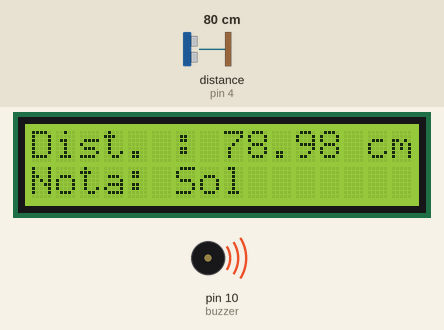
Recording of a sketch running on a simulated Arduino Uno, built with avr-gcc and run on an emulated ATmega328P. Parts: 16×2 character LCD, buzzer (waves = sounding). Wiring (inferred from the names in the program): ultrasonic range finder: trigger pin 5; echo pin 4. Inputs (shaded band) come from the test bench; at power-on: distance to the obstacle (sensor on pin 4) 80 cm. The echo pulse lasts 58.3 µs per cm.

Above: at 6.4 s.
6.5 s: distance to the obstacle (sensor on pin 4) set to 2 cm
At 7.3 s:
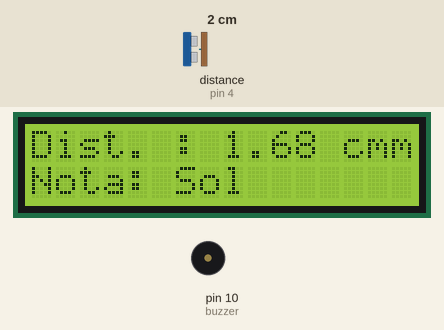
9.7 s: distance to the obstacle (sensor on pin 4) set to 18 cm
At 10.4 s:
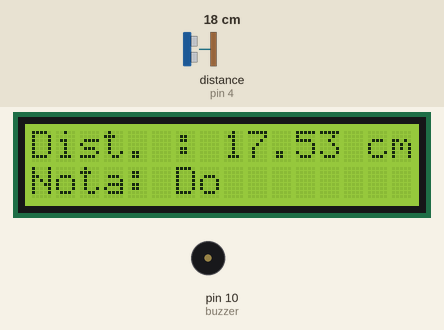
12.8 s: distance to the obstacle (sensor on pin 4) set to 4 cm
At 13.5 s:
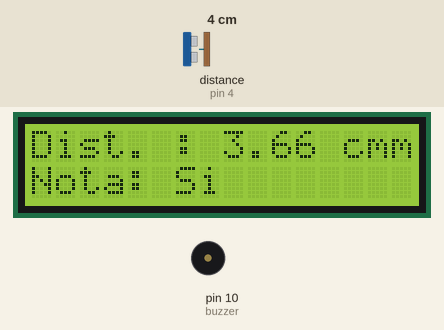
15.3 s: distance to the obstacle (sensor on pin 4) set to 35 cm
At 18.2 s:
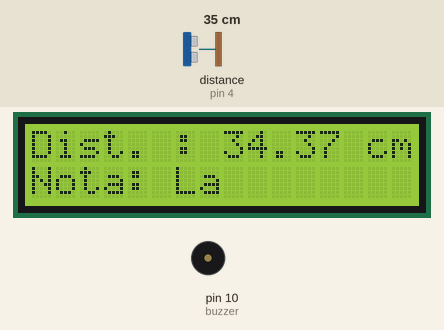
19.9 s: distance to the obstacle (sensor on pin 4) set to 9 cm
At 21.3 s:
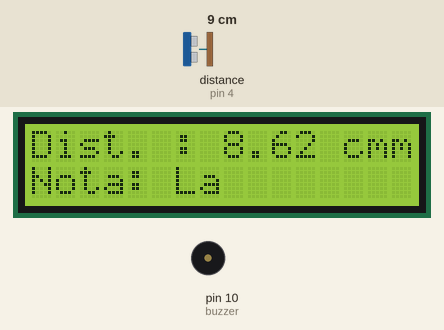
23.0 s: distance to the obstacle (sensor on pin 4) set to 120 cm
At 25.4 s:
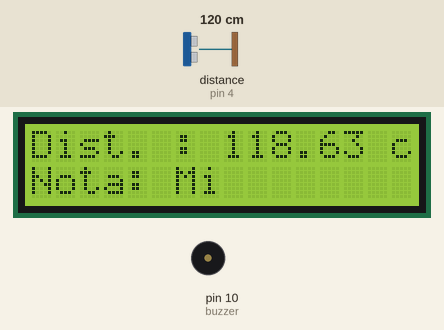
Timing chart, 0 to 29.0 s (numbered marks = the images above; inputs shaded):
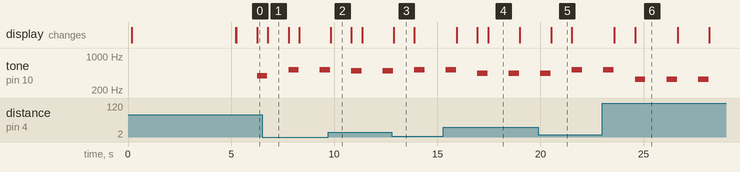

Measured:
- after the input at 6.5 s, the display: changes after 0.27 s (image 1)
- after the input at 9.7 s, the display: changes after 0.13 s (image 2)
- after the input at 12.8 s, the display: changes after 0.08 s (image 3)
- after the input at 15.3 s, the display: first changes after 0.64 s (image 4 shows a later state)
- after the input at 19.9 s, the display: changes after 0.62 s (image 5)
- after the input at 23.0 s, the display: first changes after 0.58 s (image 6 shows a later state)
- by itself, tone on pin 10 (buzzer): repeats every 1.5 s: silent 1.0 s, 330 Hz 0.50 s

The sketch:

Atividade_3.ino
```cpp
#include <LiquidCrystal_I2C.h>                          // Definindo a biblioteca LiquidCrystal_I2C para o monitor LCD.
#include <Wire.h>                                       // Definindo a biblioteca Wire, padrão de monitores LCD.
int PinTrigger = 5;                                     // Pino usado para disparar os pulsos do sensor
int PinEcho = 4;                                        // Pino usado para ler a saída do sensor
float TempoEcho = 0;                                    // Variável tempo do eco
const int buzzer = 10;                                  // Variável buzzer

const float velocidadeSom_mps = 340;                    // Velocidade do som em metros por segundo
const float velocidadeSom_mpus = 0.000340;              // Velocidade do som em metros por microsegundo

LiquidCrystal_I2C lcd(0x27,16,2);                       // Criando um LCD de 16x2 no endereço 0x27

void setup() {
  Serial.begin(9600);                                   // Criando um LCD de 16x2 no endereço 0x27
  pinMode(PinTrigger, OUTPUT);
  digitalWrite(PinTrigger, LOW);
  pinMode(PinEcho, INPUT);
  delay(100);
  lcd.init();                                           // Inicializando o LCD
  lcd.setBacklight(HIGH);                               // Liga a luz do painel LCD (melhor visualização).
  lcd.setCursor(0,0);                                   // Informações passarão a ser inseridas a partir da posição 0,0 do LCD.
  lcd.print("PROJETO");
  lcd.setCursor(0,1);                                   // Informações passarão a ser inseridas a partir da posição 0,1 do LCD.
  lcd.print("EDUCARDUINO");
  delay(5000);
  lcd.setCursor(0,0);                                   // Informações passarão a ser inseridas a partir da posição 0,0 do LCD.
  lcd.print("                       ");                 // Retirando o conteúdo da posição 0,0.
  lcd.setCursor(0,1);                                   // Informações passarão a ser inseridas a partir da posição 0,0 do LCD.
  lcd.print("                       ");                 // Retirando o conteúdo da posição 0,1.
  lcd.setBacklight(LOW);                                // Desligando a luz do painel LCD.

}

void loop() {
  DisparaPulsoUltrassonico();                           // Ativa afunção DisparaPulsoUltrassonico()
  TempoEcho = pulseIn(PinEcho, HIGH);                   // Mede duração do pulso de eco em microsegundos
  lcd.setBacklight(HIGH);                               // Liga a luz do painel LCD (melhor visualização).
  lcd.setCursor(0,0);                                   // Informações passarão a ser inseridas a partir da posição 0,0 do LCD.
  lcd.print("Dist. : ");
  lcd.print(CalculaDistancia(TempoEcho) * 100);         // Distância em CM.
  lcd.print(" cm");
  delay(1000);
  // Início dos if's que determinam a nota que será tocada.
  if (CalculaDistancia(TempoEcho) * 100 > 150.0){
  lcd.setCursor(0,1);
  lcd.print("Nota: Do ");
  tone (buzzer, 262);
  delay (500);
  noTone(buzzer);
    }

  if (CalculaDistancia(TempoEcho) * 100 < 150.0 && CalculaDistancia(TempoEcho) * 100 > 120.0){
  lcd.setCursor(0,1);
  lcd.print("Nota: Re ");
  tone (buzzer, 294);
  delay (500);
  noTone(buzzer);
  }

  if (CalculaDistancia(TempoEcho) * 100 < 120.0 && CalculaDistancia(TempoEcho) * 100 > 100.0){
  lcd.setCursor(0,1);
  lcd.print("Nota: Mi ");
  tone (buzzer, 330);
  delay (500);
  noTone(buzzer);
  }

  if (CalculaDistancia(TempoEcho) * 100 < 100.0 && CalculaDistancia(TempoEcho) * 100 > 80.0){
  lcd.setCursor(0,1);
  lcd.print("Nota: Fa ");
  tone (buzzer, 349);
  delay (500);
  noTone(buzzer);
  }

  if (CalculaDistancia(TempoEcho) * 100 < 80.0 && CalculaDistancia(TempoEcho) * 100 > 50.0){
  lcd.setCursor(0,1);
  lcd.print("Nota: Sol");
  tone (buzzer, 392);
  delay (500);
  noTone(buzzer);
  }

  if (CalculaDistancia(TempoEcho) * 100 < 50.0 && CalculaDistancia(TempoEcho) * 100 > 30.0){
  lcd.setCursor(0,1);
  lcd.print("Nota: La ");
  tone (buzzer, 440);
  delay (500);
  noTone(buzzer);
  }

  if (CalculaDistancia(TempoEcho) * 100 < 30.0 && CalculaDistancia(TempoEcho) * 100 > 15.0){
  lcd.setCursor(0,1);
  lcd.print("Nota: Si ");
  tone (buzzer, 494);
  delay (500);
  noTone(buzzer);
  }

  if (CalculaDistancia(TempoEcho) * 100 < 15.0 && CalculaDistancia(TempoEcho) * 100 > 0.0){
  lcd.setCursor(0,1);
  lcd.print("Nota: Do ");
  tone (buzzer, 523);
  delay (500);
  noTone(buzzer);
  }

}
// Funções de cálculo das distâncias.
void DisparaPulsoUltrassonico(){
  digitalWrite(PinTrigger, HIGH);
  delayMicroseconds(10);
  digitalWrite(PinTrigger, LOW);
}

float CalculaDistancia(float tempo_us){
  return ((tempo_us * velocidadeSom_mpus) / 2);    // Calcula distância em metros
}
```
